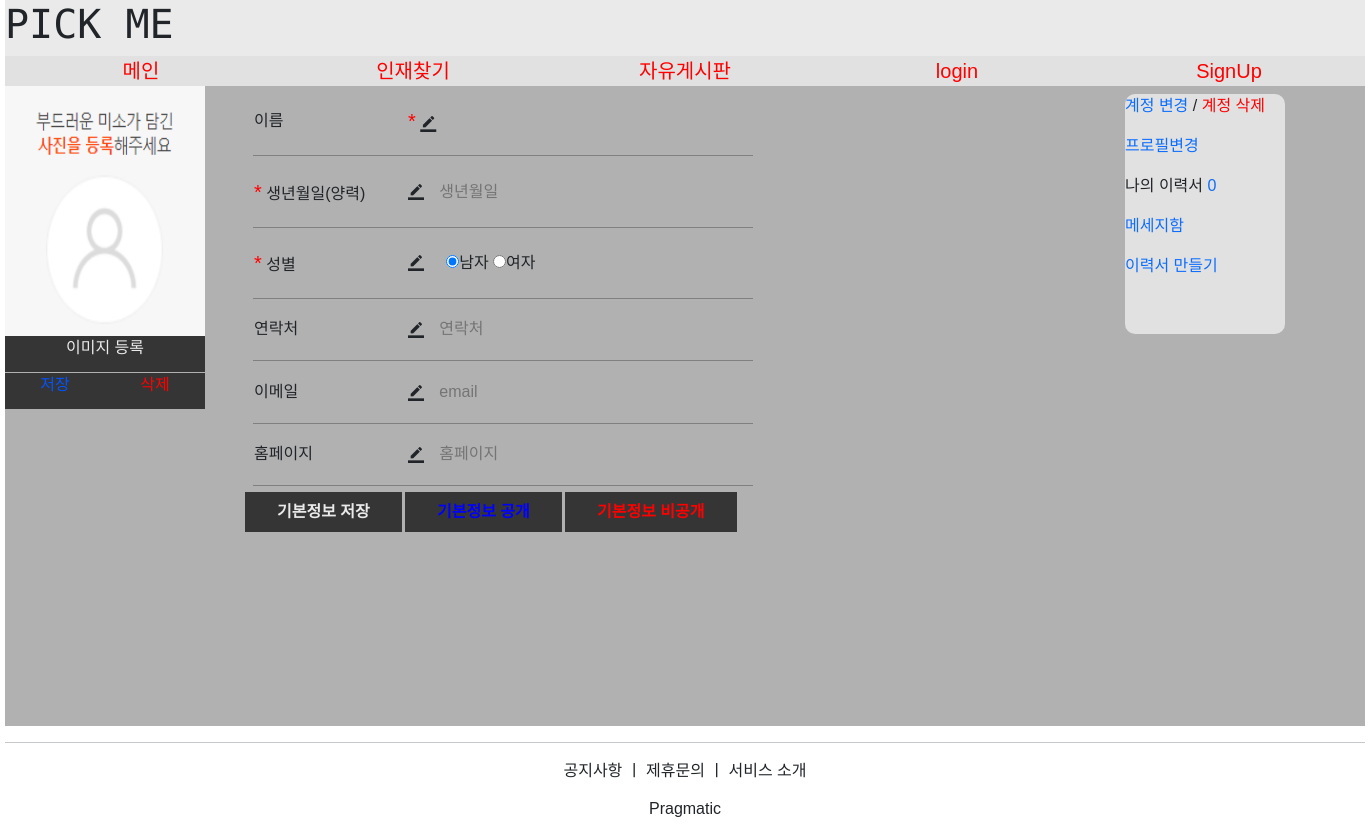
Before: /account/detail_user/1/ with the older database file.
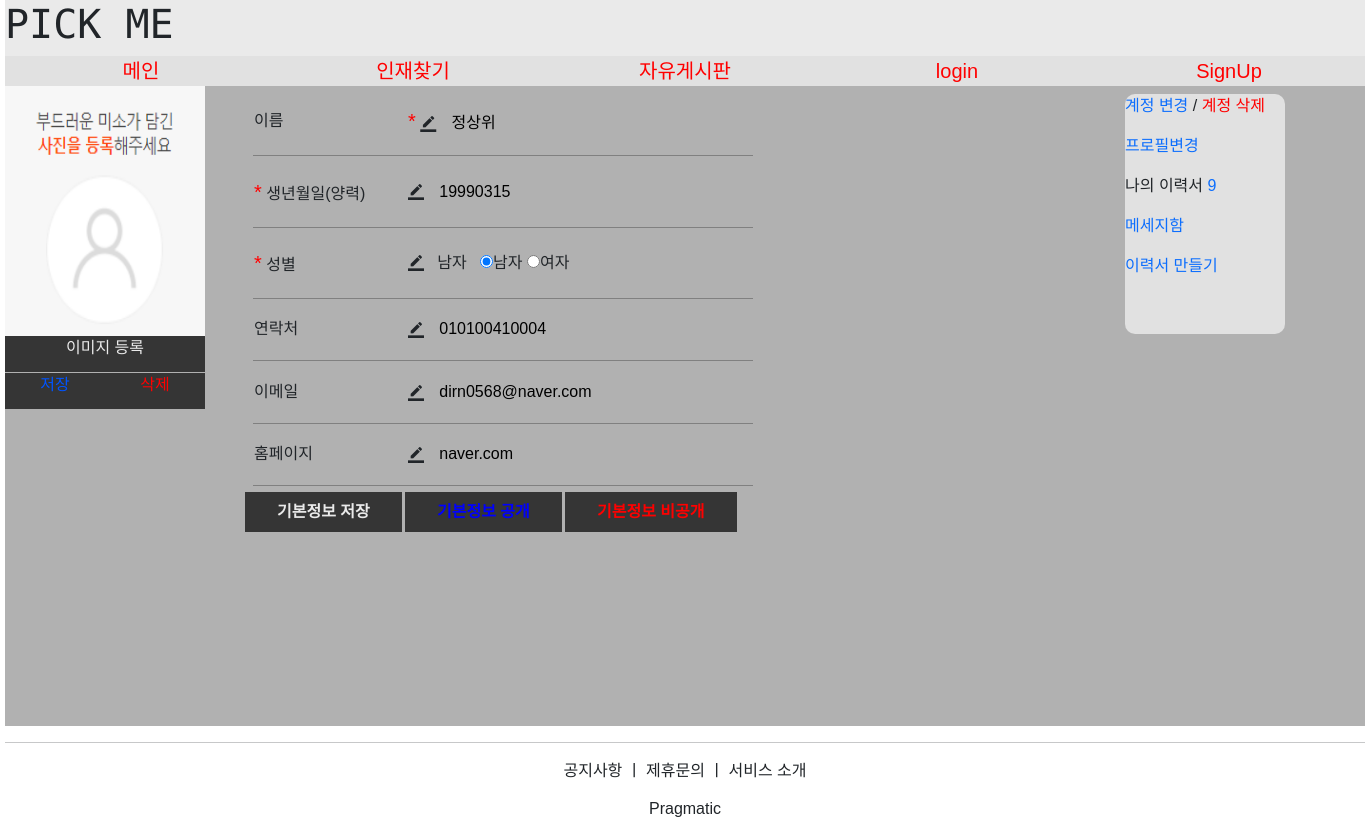
After: the same page with the newer database file.
### profileapp/models.py (models this page shows)
class User_Profile(models.Model):
    profile = models.OneToOneField(MyUser, on_delete=models.CASCADE, related_name='profile')
    user_name = models.CharField(max_length=100)
    user_birthday = models.CharField(max_length=100)
    user_gender = models.CharField(max_length=100)
    phone_number = models.CharField(max_length=50)
    user_email = models.CharField(max_length=100)
    user_page = models.CharField(max_length=100)
    profile_text = models.TextField(max_length=1000, null=True, blank=True)
    profile_img = models.ImageField(upload_to='Profile_img/', null=True, blank=True)
    user_open = models.IntegerField(default=1)

### accountapp/views.py (the view)
# urls.py: path('detail_user/<int:pk>/', Detail_User.as_view(), name='detail_user'),
class Detail_User(DetailView):
    model = MyUser
    context_object_name = 'target_user'
    template_name = 'detail_user.html'
    def get_context_data(self, **kwargs):
        context = super(Detail_User, self).get_context_data(**kwargs)
        temp_user = MyUser.objects.filter(pk=self.object.pk)
        for temp in temp_user:
            user = temp
        temp_profile = User_Profile.objects.filter(profile=user)
        if temp_profile.count() != 0:
            for temp in temp_profile:
                profile = temp
        else:
            profile = None
        temp_resume = Resume_Title.objects.filter(resume_title=user)
        resume_num = 0
        if temp_resume.count() != 0:
            for temp in temp_resume:
                resume_num += 1
        else:
            resume_num = 0
        context['profile'] = profile
        context['resume_num'] = resume_num
        return context

### accountapp/templates/detail_user.html (shortened to what the changed rows need)
{% extends 'base.html' %}
{% block content %}
    {% load static %}
    <link rel="stylesheet" href="{% static 'css/profile.css' %}">
    <form action="{% url 'profileapp:detail_user_update' pk=target_user.pk %}" method="post" enctype="multipart/form-data">
        <div class="profile_box" background="#00FF00;">
            <div class="mini_profile_box">
                <table border="0" width="500" height="400" class="position_select_table">
                    <tr>
                        <td style="border-bottom:1px solid gray;">
                            <span style="color:#FF0000; font-size:1.25rem;">*</span>
                            <i style="vertical-align:middle; font-size:1rem;" class="material-icons">border_color</i>
                            <input type="text" name="user_name" value="{{ profile.user_name }}" style="border:none; background:#B1B1B1;">
                        </td>
                    </tr>
                    <tr>
                        <td style="border-bottom:1px solid gray;">
                            <i style="vertical-align:middle; font-size:1rem;" class="material-icons">border_color</i>
                            <input type="text" name="user_birthday" value="{{ profile.user_birthday }}" placeholder="생년월일" maxlength='8' style="border:none; background:#B1B1B1;">
                        </td>
                    </tr>
                    <tr>
                        <td style="border-bottom:1px solid gray;">
                            <span style="color:#FF0000; font-size:1.25rem;">*</span>
                            성별
                        </td>
                        <td style="border-bottom:1px solid gray;">
                            <i style="vertical-align:middle; font-size:1rem;" class="material-icons">border_color</i>
                            {{ profile.user_gender }}
                            <input type="radio" name="gender" value="남자" checked>남자
                            <input type="radio" name="gender" value="여자">여자
                        </td>
                    </tr>
                    <tr>
                        <td style="border-bottom:1px solid gray;">
                            <i style="vertical-align:middle; font-size:1rem;" class="material-icons">border_color</i>
                            <input type="text" name="user_number" value="{{ profile.phone_number }}" placeholder="연락처" style="border:none; background:#B1B1B1;">
                        </td>
                    </tr>
                    <tr>
                        <td style="border-bottom:1px solid gray;">
                            <i style="vertical-align:middle; font-size:1rem;" class="material-icons">border_color</i>
                            <input type="text" name="user_email" value="{{ profile.user_email }}" placeholder="email" style="border:none; background:#B1B1B1;">
                        </td>
                    </tr>
                    <tr>
                        <td style="border-bottom:1px solid gray;">
                            <i style="vertical-align:middle; font-size:1rem;" class="material-icons">border_color</i>
                            <input type="text" name="user_page" value="{{ profile.user_page }}" placeholder="홈페이지" style="border:none; background:#B1B1B1;">
                        </td>
                    </tr>
                </table>
            </div>
        </div>
    </form>
    <div class="user_detail_content">
        <a href="{% url 'accountapp:update_user' pk=request.user.pk %}">계정 변경</a> /
        <a href="{% url 'accountapp:delete_user' pk=request.user.pk %}" style="color:#FF0000;">계정 삭제</a>
        <a href="{% url 'accountapp:detail_user' pk=request.user.pk %}">프로필변경</a>
        나의 이력서
        <a href="{% url 'resumeapp:list_resume' title=0 pk=target_user.pk %}">
            {{ resume_num }}
        </a>
        <a href="{% url 'messageapp:message_content' pk=request.user.pk %}">
            <span>메세지함</span>
        </a>
        <span class="self_apeal_create" style="border-radius: 10px">
            <a href="{% url 'resumeapp:resume_resume2' school=1 school_major4=1 career=0 out_play=0 prize_play=0 port_polio=0 self_introduce=0 pk=target_user.pk %}">이력서 만들기</a>
        </span>
    </div>
{% endblock %}

Changed rows visible on the page:
added User_Profile: user_name "정상위", user_birthday "19990315", user_gender "남자", user_number "010100410004", user_email "dirn0568@naver.com", user_page "naver.com"
Other visible differences:
{{ resume_num }}: "0" → "9"
